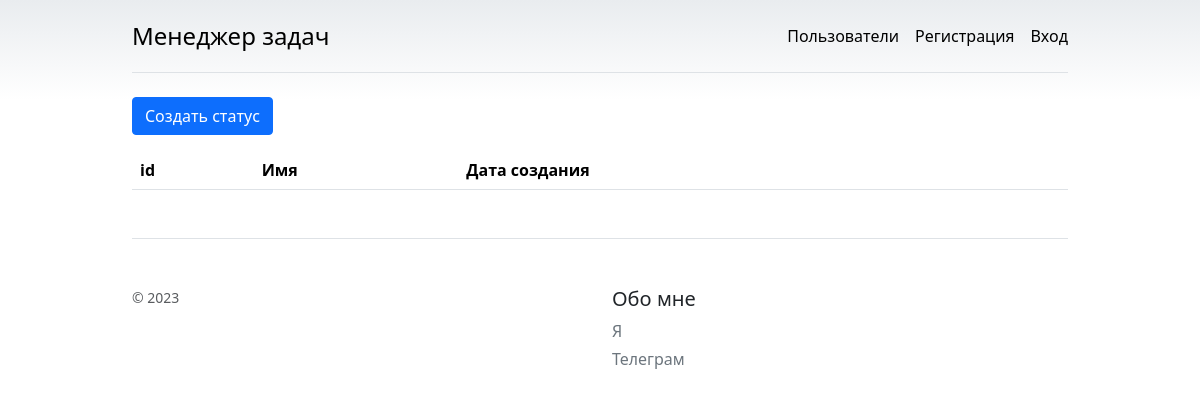
The app's page /statuses/, older data.
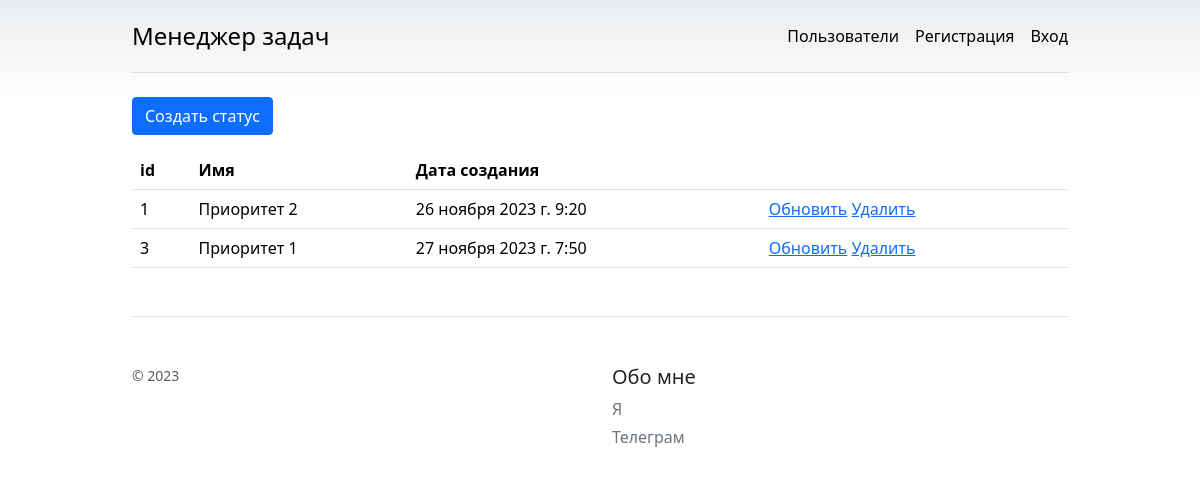
The same page, newer data.
### task_manager/statuses/models.py (models this page shows)
class Status(models.Model):
    name = models.CharField(max_length=75)
    timestamp = models.DateTimeField(auto_now_add=True)

### task_manager/statuses/views.py (the view)
# urls.py: path('', views.IndexViewStatuses.as_view(), name="index"),
class IndexViewStatuses(AccessMixin, View):
    def get(self, request, *args, **kwargs):
        statuses = models.Status.objects.all()
        return render(request, 'statuses/index.html', {'statuses': statuses})

### task_manager/templates/statuses/index.html (shortened to what this page needs)
{% extends "base.html" %}
{% load django_bootstrap5 %}
{% load i18n %}
{% block content %}
<a class="btn btn-primary mb-3" href="{% url "statuses:create" %}">{% translate 'Status create' %}</a>
<table class="table">
    <thead>
      <tr>
        <th scope="col">id</th>
        <th scope="col">{% translate "Name" %}</th>
        <th scope="col">{% translate "Date of creation" %}</th>
        <th scope="col"></th>
      </tr>
    </thead>
    <tbody>
    {% if statuses %}
    {% for stat in statuses %}
      <tr>
        <td>{{ stat.id }}</td>
        <td>{{ stat.name }}</td>
        <td>{{ stat.timestamp }}</td>
        <td>
            <a href="{% url 'statuses:update' pk=stat.id %}">{% translate 'Update'%}</a>
            <a href="{% url 'statuses:delete' pk=stat.id %}">{% translate 'Delete'%}</a>
        </td>
      </tr>
    {% endfor %}
    {% endif %}
    </tbody>
  </table>
{% endblock content %}

Row changes from the older to the newer data that the page shows:
added Status: id "1", name "Приоритет 2", timestamp "26 ноября 2023 г. 9:20"
added Status: id "3", name "Приоритет 1", timestamp "27 ноября 2023 г. 7:50"
